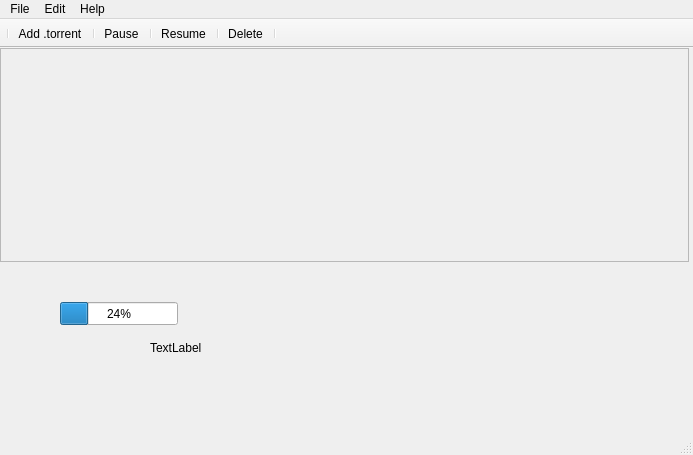
<?xml version="1.0" encoding="UTF-8"?>
<ui version="4.0">
 <class>MainWindow</class>
 <widget class="QMainWindow" name="MainWindow">
  <property name="geometry">
   <rect>
    <x>0</x>
    <y>0</y>
    <width>693</width>
    <height>455</height>
   </rect>
  </property>
  <property name="windowTitle">
   <string>Qtaria - A QT GUI for Aria2</string>
  </property>
  <property name="windowIcon">
   <iconset resource="icon-pack.qrc">
    <normaloff>:/icons/icons/QtAria-square-logo.svg</normaloff>:/icons/icons/QtAria-square-logo.svg</iconset>
  </property>
  <widget class="QWidget" name="centralWidget">
   <property name="enabled">
    <bool>true</bool>
   </property>
   <property name="sizePolicy">
    <sizepolicy hsizetype="Preferred" vsizetype="Preferred">
     <horstretch>0</horstretch>
     <verstretch>0</verstretch>
    </sizepolicy>
   </property>
   <layout class="QVBoxLayout" name="verticalLayout_3" stretch="10,8">
    <property name="spacing">
     <number>0</number>
    </property>
    <property name="leftMargin">
     <number>0</number>
    </property>
    <property name="topMargin">
     <number>0</number>
    </property>
    <property name="rightMargin">
     <number>4</number>
    </property>
    <property name="bottomMargin">
     <number>0</number>
    </property>
    <item>
     <widget class="QScrollArea" name="scrollArea">
      <property name="minimumSize">
       <size>
        <width>611</width>
        <height>0</height>
       </size>
      </property>
      <property name="verticalScrollBarPolicy">
       <enum>Qt::ScrollBarAsNeeded</enum>
      </property>
      <property name="horizontalScrollBarPolicy">
       <enum>Qt::ScrollBarAlwaysOff</enum>
      </property>
      <property name="widgetResizable">
       <bool>true</bool>
      </property>
      <widget class="QWidget" name="scrollAreaWidgetContents">
       <property name="enabled">
        <bool>true</bool>
       </property>
       <property name="geometry">
        <rect>
         <x>0</x>
         <y>0</y>
         <width>689</width>
         <height>204</height>
        </rect>
       </property>
       <layout class="QVBoxLayout" name="verticalLayout">
        <property name="spacing">
         <number>0</number>
        </property>
        <property name="leftMargin">
         <number>4</number>
        </property>
        <property name="topMargin">
         <number>0</number>
        </property>
        <property name="rightMargin">
         <number>4</number>
        </property>
        <property name="bottomMargin">
         <number>0</number>
        </property>
        <item>
         <layout class="QVBoxLayout" name="verticalLayout_4">
          <property name="spacing">
           <number>0</number>
          </property>
         </layout>
        </item>
       </layout>
      </widget>
     </widget>
    </item>
    <item>
     <widget class="QWidget" name="widget" native="true">
      <property name="minimumSize">
       <size>
        <width>0</width>
        <height>0</height>
       </size>
      </property>
      <widget class="QLabel" name="stat_inf_olabel">
       <property name="geometry">
        <rect>
         <x>150</x>
         <y>30</y>
         <width>441</width>
         <height>111</height>
        </rect>
       </property>
       <property name="text">
        <string>TextLabel</string>
       </property>
      </widget>
      <widget class="QProgressBar" name="progressBar">
       <property name="geometry">
        <rect>
         <x>60</x>
         <y>40</y>
         <width>118</width>
         <height>23</height>
        </rect>
       </property>
       <property name="value">
        <number>24</number>
       </property>
      </widget>
     </widget>
    </item>
   </layout>
  </widget>
  <widget class="QMenuBar" name="menuBar">
   <property name="enabled">
    <bool>true</bool>
   </property>
   <property name="geometry">
    <rect>
     <x>0</x>
     <y>0</y>
     <width>693</width>
     <height>24</height>
    </rect>
   </property>
   <widget class="QMenu" name="menuFile">
    <property name="title">
     <string>File</string>
    </property>
    <addaction name="actionAdd_from_URL"/>
    <addaction name="actionAddNew"/>
    <addaction name="actionExit"/>
   </widget>
   <widget class="QMenu" name="menuAbout">
    <property name="title">
     <string>Help</string>
    </property>
    <addaction name="actionDocumentation"/>
    <addaction name="actionProject"/>
   </widget>
   <widget class="QMenu" name="menuEdit">
    <property name="title">
     <string>Edit</string>
    </property>
    <addaction name="actionPreferences"/>
    <addaction name="actionResume"/>
    <addaction name="actionResumeAll"/>
    <addaction name="actionPause"/>
    <addaction name="actionPauseAll"/>
   </widget>
   <addaction name="menuFile"/>
   <addaction name="menuEdit"/>
   <addaction name="menuAbout"/>
  </widget>
  <widget class="QToolBar" name="toolBar">
   <property name="enabled">
    <bool>true</bool>
   </property>
   <property name="contextMenuPolicy">
    <enum>Qt::NoContextMenu</enum>
   </property>
   <property name="acceptDrops">
    <bool>false</bool>
   </property>
   <property name="movable">
    <bool>false</bool>
   </property>
   <property name="floatable">
    <bool>false</bool>
   </property>
   <attribute name="toolBarArea">
    <enum>TopToolBarArea</enum>
   </attribute>
   <attribute name="toolBarBreak">
    <bool>false</bool>
   </attribute>
   <addaction name="separator"/>
   <addaction name="actionAddNew"/>
   <addaction name="separator"/>
   <addaction name="actionPause"/>
   <addaction name="separator"/>
   <addaction name="actionResume"/>
   <addaction name="separator"/>
   <addaction name="actionDelete"/>
   <addaction name="separator"/>
  </widget>
  <widget class="QStatusBar" name="statusBar"/>
  <action name="actionExit">
   <property name="text">
    <string>Exit</string>
   </property>
  </action>
  <action name="actionOpen">
   <property name="text">
    <string>Open</string>
   </property>
  </action>
  <action name="actionCredits">
   <property name="text">
    <string>Credits</string>
   </property>
  </action>
  <action name="actionProject">
   <property name="text">
    <string>About</string>
   </property>
  </action>
  <action name="actionPreferences">
   <property name="text">
    <string>Preferences</string>
   </property>
   <property name="autoRepeat">
    <bool>false</bool>
   </property>
  </action>
  <action name="actionDocumentation">
   <property name="text">
    <string>Documentation</string>
   </property>
  </action>
  <action name="actionResume">
   <property name="icon">
    <iconset resource="icon-pack.qrc">
     <normaloff>:/icons/icons/play-logo.svg</normaloff>:/icons/icons/play-logo.svg</iconset>
   </property>
   <property name="text">
    <string>Resume</string>
   </property>
   <property name="autoRepeat">
    <bool>true</bool>
   </property>
  </action>
  <action name="actionPause">
   <property name="icon">
    <iconset resource="icon-pack.qrc">
     <normaloff>:/icons/icons/pause-logo.svg</normaloff>:/icons/icons/pause-logo.svg</iconset>
   </property>
   <property name="text">
    <string>Pause</string>
   </property>
  </action>
  <action name="actionAddNew">
   <property name="checkable">
    <bool>false</bool>
   </property>
   <property name="icon">
    <iconset resource="icon-pack.qrc">
     <normaloff>:/icons/icons/add-logo.svg</normaloff>:/icons/icons/add-logo.svg</iconset>
   </property>
   <property name="text">
    <string>Add .torrent</string>
   </property>
   <property name="toolTip">
    <string>&lt;html&gt;&lt;head/&gt;&lt;body&gt;&lt;p&gt;Add New&lt;/p&gt;&lt;/body&gt;&lt;/html&gt;</string>
   </property>
   <property name="statusTip">
    <string/>
   </property>
   <property name="whatsThis">
    <string/>
   </property>
   <property name="shortcut">
    <string>Ctrl+O</string>
   </property>
   <property name="menuRole">
    <enum>QAction::ApplicationSpecificRole</enum>
   </property>
  </action>
  <action name="actionResumeAll">
   <property name="text">
    <string>Resume All</string>
   </property>
   <property name="toolTip">
    <string>Resume All</string>
   </property>
   <property name="shortcut">
    <string>Ctrl+R</string>
   </property>
   <property name="autoRepeat">
    <bool>true</bool>
   </property>
  </action>
  <action name="actionPauseAll">
   <property name="text">
    <string>Pause All</string>
   </property>
   <property name="toolTip">
    <string>Pause All</string>
   </property>
   <property name="shortcut">
    <string>Ctrl+P</string>
   </property>
  </action>
  <action name="actionDelete">
   <property name="icon">
    <iconset resource="icon-pack.qrc">
     <normaloff>:/icons/icons/delete-logo.svg</normaloff>:/icons/icons/delete-logo.svg</iconset>
   </property>
   <property name="text">
    <string>Delete</string>
   </property>
   <property name="toolTip">
    <string>&lt;html&gt;&lt;head/&gt;&lt;body&gt;&lt;p&gt;Delete&lt;/p&gt;&lt;/body&gt;&lt;/html&gt;</string>
   </property>
   <property name="shortcut">
    <string>Del</string>
   </property>
  </action>
  <action name="actionAdd_from_URL">
   <property name="icon">
    <iconset resource="icon-pack.qrc">
     <normaloff>:/icons/icons/add-logo.svg</normaloff>:/icons/icons/add-logo.svg</iconset>
   </property>
   <property name="text">
    <string>Add from URL</string>
   </property>
   <property name="shortcut">
    <string>Ctrl+N</string>
   </property>
  </action>
 </widget>
 <layoutdefault spacing="6" margin="11"/>
 <resources>
  <include location="icon-pack.qrc"/>
 </resources>
 <connections>
  <connection>
   <sender>actionExit</sender>
   <signal>triggered()</signal>
   <receiver>MainWindow</receiver>
   <slot>close()</slot>
   <hints>
    <hint type="sourcelabel">
     <x>-1</x>
     <y>-1</y>
    </hint>
    <hint type="destinationlabel">
     <x>360</x>
     <y>228</y>
    </hint>
   </hints>
  </connection>
 </connections>
</ui>
